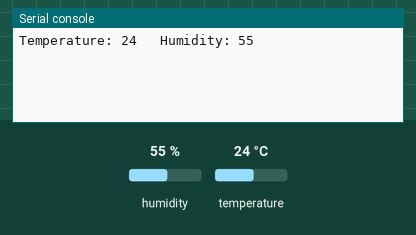
Simulated run of this program. Board: Raspberry Pi Pico running CircuitPython. Shown: the last lines printed to the serial console. Inputs (shaded band) come from the test bench; at power-on: humidity 55 %, temperature 24 °C.

Above: at 1.2 s.
1.3 s: humidity set to 22 %
At 2.5 s:
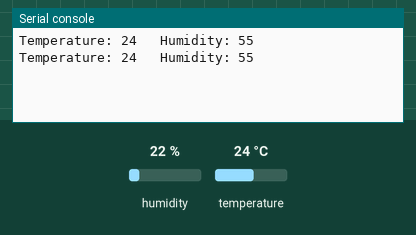
3.0 s: temperature set to 12 °C
At 4.5 s:
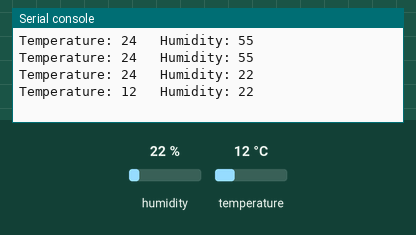
4.7 s: humidity set to 40 %
At 6.3 s:
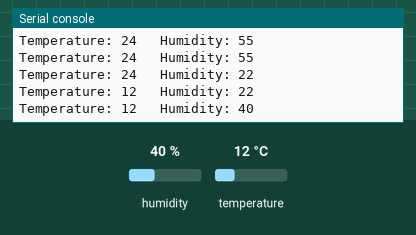
Timing chart, 0 to 7.8 s (numbered marks = the images above; inputs shaded):
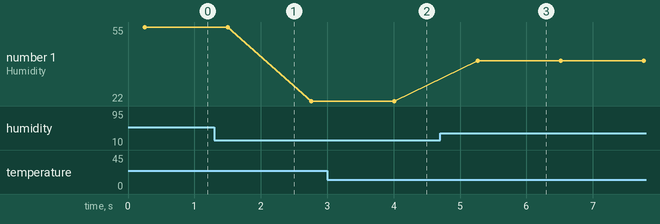

The program:

03_dht11-temperatursensor.py
```python
## ----  Temperatursensor & Feuchtigkeit DHT-11 ---- ##
#           tested with tinkertanks frisbee           #

import time, adafruit_dht, board

dht = adafruit_dht.DHT11(board.GP12)

while True:
    try:
        print("Temperature:", dht.temperature, "  Humidity:", dht.humidity)

    except RuntimeError as e:
        print("Reading from DHT failure: ", e.args)

    time.sleep(1)


# DHT11 PINOUT:

    ###
    ###
    ###
#   |||
#  D - +
```

Measured:
- after the input at 3.0 s, the serial console: prints a new line after 1.0 s (image 2)
- after the input at 4.7 s, the serial console: prints a new line after 0.56 s (image 3)
- plotted number 1: 55 → 22 after the input at 1.3 s, 22 → 40 after the input at 4.7 s
